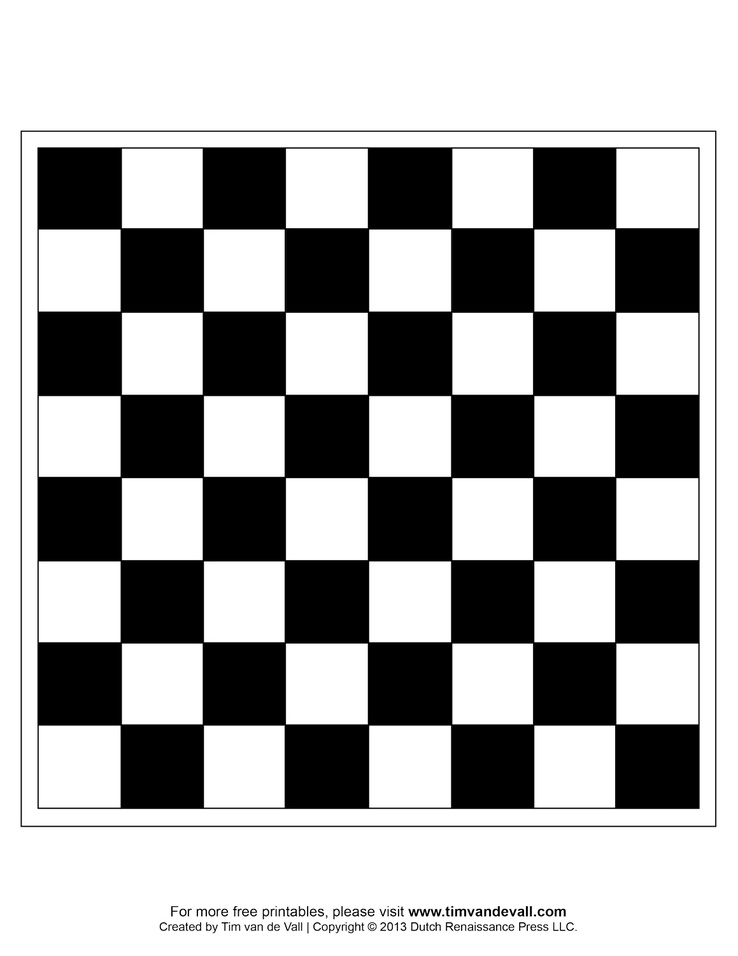
#> input picture pictures/chess.jpg, 738 x 956 px, shrunk from 1159 x 1500 before the run, found by its file name
$ python Img-FHarris1.py
#> lines starting #> are read from the running program, lines starting #| are printed output that depends on the picture; after the words box and inside, x2 and y2 are one past the last pixel; in counts of white or black regions, pixels touching at a corner belong together
# -*- coding: utf-8 -*-
"""
Created on Sun Mar 20 12:40:16 2016
http://docs.opencv.org/3.1.0/dc/d0d/tutorial_py_features_harris.html#gsc.tab=0
@author: sanketjain
"""

import cv2
import numpy as np

filename = '/Users/sanketjain/Documents/Opencv/pictures/chess.jpg'
img = cv2.imread(filename)
#> img is the input picture: shape (956, 738, 3); min 0, max 255, mean 171
gray = cv2.cvtColor(img,cv2.COLOR_BGR2GRAY)

gray = np.float32(gray)
dst = cv2.cornerHarris(gray,2,5,0.04)
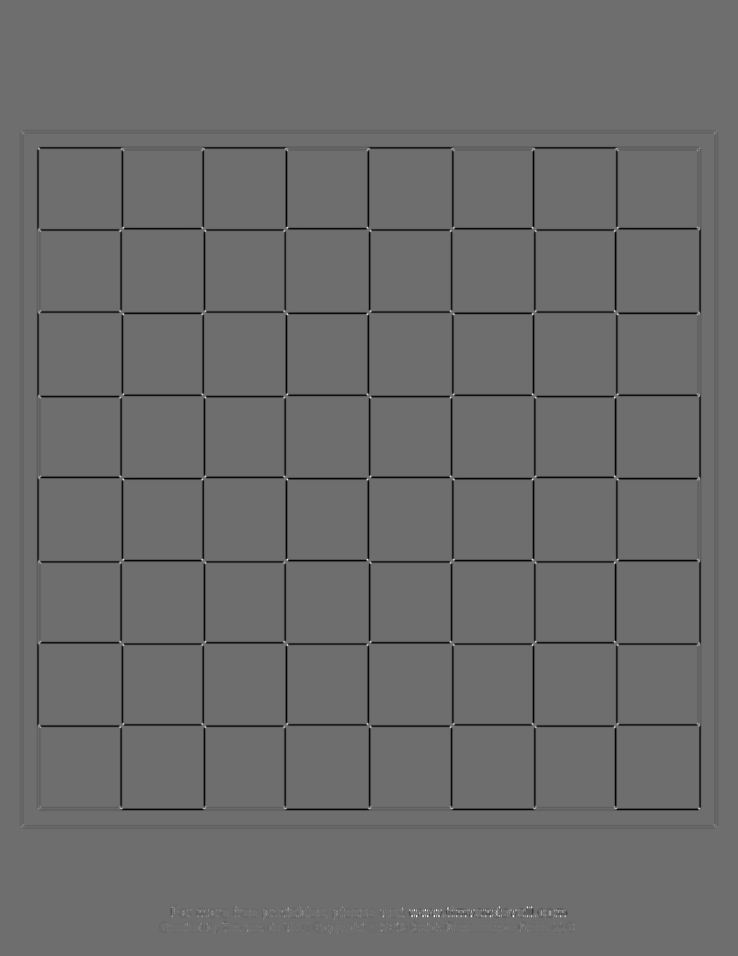
#> dst: shape (956, 738) float32; min -1.08e+10, max 1.42e+10, mean -248697632; drawn with min black and max white

#result is dilated for marking the corners, not important
#dst = cv2.dilate(dst,None)

# Threshold for an optimal value, it may vary depending on the image.
img[dst>0]=[0,0,255]
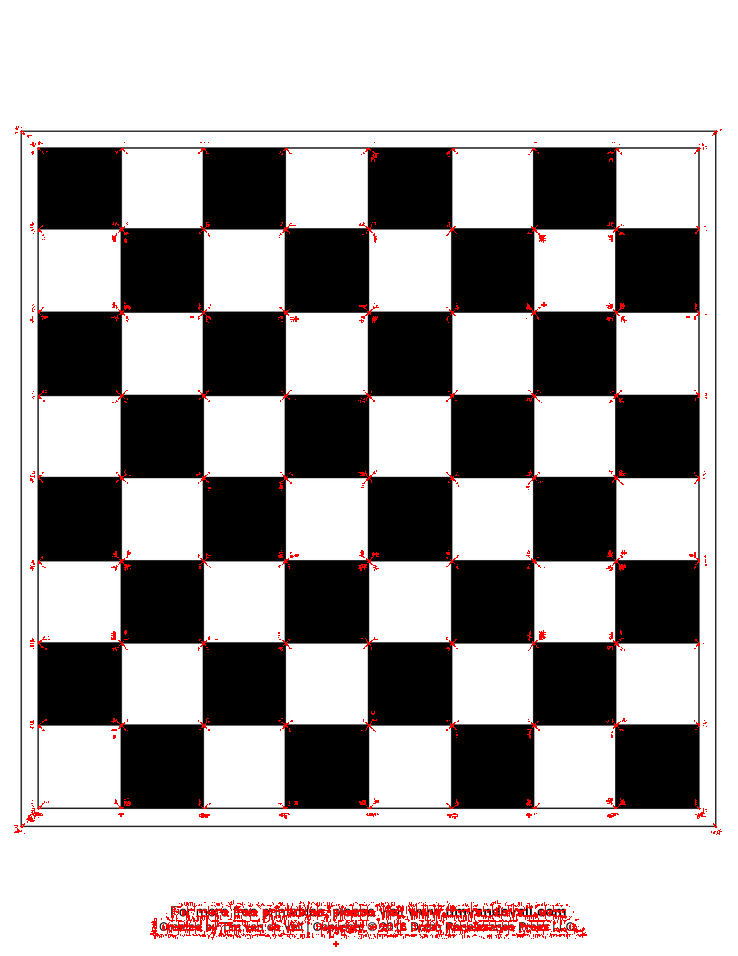
#> img: shape (956, 738, 3); 1.62% of pixels changed, all inside (x1, y1, x2, y2) = (14, 126, 722, 947)
#I have modified the above command. We can use the exact one as it is
#written in document

cv2.imshow('dst',img)
if cv2.waitKey(0) & 0xff == 27:
#> (key Esc is pressed here)
    cv2.destroyAllWindows()
